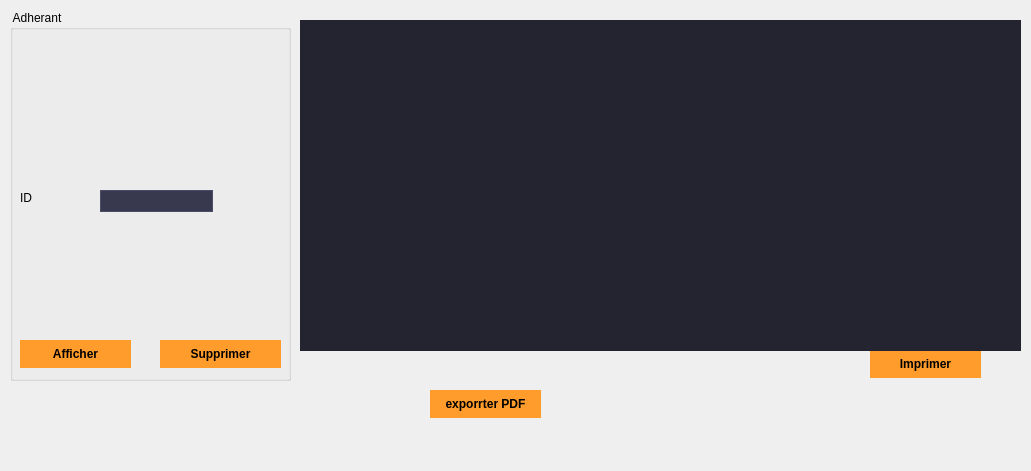
      <widget class="QWidget" name="page_14">
       <property name="geometry">
        <rect>
         <x>0</x>
         <y>0</y>
         <width>1031</width>
         <height>471</height>
        </rect>
       </property>
       <attribute name="label">
        <string>Afficher/supprimer un Adherant</string>
       </attribute>
       <widget class="QGroupBox" name="groupBox_11">
        <property name="geometry">
         <rect>
          <x>10</x>
          <y>10</y>
          <width>281</width>
          <height>371</height>
         </rect>
        </property>
        <property name="title">
         <string> Adherant</string>
        </property>
        <widget class="QLabel" name="label_10">
         <property name="geometry">
          <rect>
           <x>10</x>
           <y>180</y>
           <width>111</width>
           <height>16</height>
          </rect>
         </property>
         <property name="text">
          <string>ID</string>
         </property>
        </widget>
        <widget class="QLineEdit" name="id_2">
         <property name="geometry">
          <rect>
           <x>90</x>
           <y>180</y>
           <width>113</width>
           <height>22</height>
          </rect>
         </property>
         <property name="styleSheet">
          <string notr="true">background-color: #38394e;
	color: #c1c1c1;
	border-style: solid;
	border-width: 1px;
	border-color: #4a4c68;</string>
         </property>
        </widget>
        <widget class="QPushButton" name="pushButton_supprimer">
         <property name="geometry">
          <rect>
           <x>150</x>
           <y>330</y>
           <width>121</width>
           <height>28</height>
          </rect>
         </property>
         <property name="styleSheet">
          <string notr="true">QPushButton {
background-color: #ff9c2b;
	color: #000000;
	font-weight: bold;
	border-style: solid;
	border-color: #000000;
	padding: 6px;
}
QPushButton:hover
{
color :white;
}</string>
         </property>
         <property name="text">
          <string>Supprimer</string>
         </property>
        </widget>
        <widget class="QPushButton" name="pushButton_afficher">
         <property name="geometry">
          <rect>
           <x>10</x>
           <y>330</y>
           <width>111</width>
           <height>28</height>
          </rect>
         </property>
         <property name="styleSheet">
          <string notr="true">QPushButton {
background-color: #ff9c2b;
	color: #000000;
	font-weight: bold;
	border-style: solid;
	border-color: #000000;
	padding: 6px;
}
QPushButton:hover
{
color :white;
}</string>
         </property>
         <property name="text">
          <string>Afficher</string>
         </property>
        </widget>
       </widget>
       <widget class="QPushButton" name="pushButton_modifier_4">
        <property name="geometry">
         <rect>
          <x>430</x>
          <y>390</y>
          <width>111</width>
          <height>28</height>
         </rect>
        </property>
        <property name="styleSheet">
         <string notr="true">QPushButton {
background-color: #ff9c2b;
	color: #000000;
	font-weight: bold;
	border-style: solid;
	border-color: #000000;
	padding: 6px;
}
QPushButton:hover
{
color :white;
}</string>
        </property>
        <property name="text">
         <string>exporrter PDF</string>
        </property>
       </widget>
       <widget class="QPushButton" name="pushButton_modifier_5">
        <property name="geometry">
         <rect>
          <x>870</x>
          <y>350</y>
          <width>111</width>
          <height>28</height>
         </rect>
        </property>
        <property name="styleSheet">
         <string notr="true">QPushButton {
background-color: #ff9c2b;
	color: #000000;
	font-weight: bold;
	border-style: solid;
	border-color: #000000;
	padding: 6px;
}
QPushButton:hover
{
color :white;
}</string>
        </property>
        <property name="text">
         <string>Imprimer</string>
        </property>
       </widget>
       <widget class="QTableView" name="tableView_2">
        <property name="geometry">
         <rect>
          <x>300</x>
          <y>20</y>
          <width>721</width>
          <height>331</height>
         </rect>
        </property>
        <property name="styleSheet">
         <string notr="true">background-color: #232430;
	color: #c1c1c1;
	border: none;</string>
        </property>
       </widget>
      </widget>
